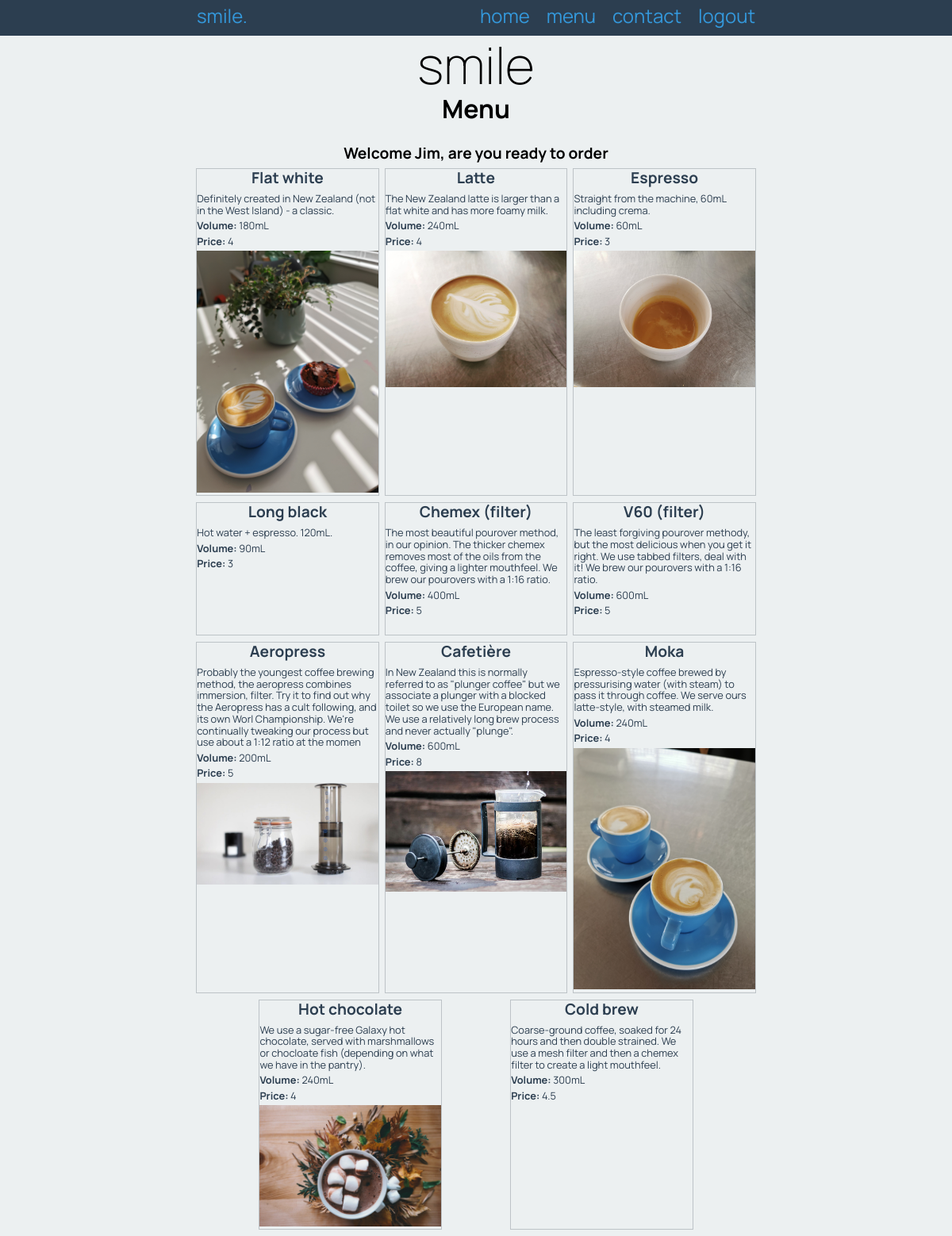
Page /menu (signed in) on the committed database.
### tables this page shows
CREATE TABLE product
(
	id integer
		constraint product_pk
			primary key autoincrement,
	name varchar(30),
	description varchar(300),
	volume char(6),
	image varchar(30),
	price decimal(4,2)
);

### app.py (the view)
@app.route('/menu')
def render_menu_page():
    con = create_connection(DATABASE)
    query = "SELECT name, description, volume, price, image FROM product"
    cur = con.cursor()  # creates a courser to write the query
    cur.execute(query)
    product_list = cur.fetchall()
    con.close()
    return render_template('menu.html', products=product_list, logged_in=is_logged_in())

### app.py (called while the page is built)
def create_connection(db_file):
    try:
        connection = sqlite3.connect(db_file)
        return connection
    except sqlite3.Error as e:
        print(e)
        return None

def is_logged_in():
    if session.get("email") is None:
        print("Not logged in")
        return False
    else:
        return True

### templates/menu.html
{% extends 'base.html' %}
{% block pageheading %}
Menu
{% endblock %}
{% block main %}
<br>
{% if logged_in %}
    <div><h3>Welcome {{ session["fname"] }}, are you ready to order</h3></div>
{% endif %}
<div class="products">
{% for product in products %}
    <div class="product-box">
    <h3>{{ product[0] }}</h3>
    <p> {{ product[1] }}</p>
    <p><strong>Volume: </strong>{{ product[2] }}</p>
    <p><strong>Price: </strong>{{ product[3] }}</p>
    <img src="/static/images/{{ product[4] }}.jpg" alt="">
    </div>
{% endfor %}
</div>
{% endblock %}

### static/smile.css (style rules this page uses)
* { font-family: 'Manrope', sans-serif; padding: 0; margin: 0; box-sizing: border-box; }
body { background-color: rgb(236, 240, 241); }
img { max-width: 100%; }
h3 { font-size: 1.2rem; text-align: center; margin: 0 0 0.5rem 0; }
.products { display: flex; flex-wrap: wrap; justify-content: space-evenly; }
.product-box { width: 32%; border: 1px solid rgba(189, 195, 199, 1.0); color: rgba(44, 62, 80, 1.0); margin-bottom: 0.5rem; }
.product-box h3 { font-size: 1.2rem; text-align: center; }
.product-box p { font-size: 0.8rem; margin-bottom: 0.3rem; }

### rows in the picture
product: name "Flat white", description "Definitely created in New Zealand (not in the West Island) - a classic.", volume "180mL", price "4", image (picture)
product: name "Latte", description "The New Zealand latte is larger than a flat white and has more foamy milk.", volume "240mL", price "4", image (picture)
product: name "Espresso", description "Straight from the machine, 60mL including crema.", volume "60mL", price "3", image (picture)
product: name "Long black", description "Hot water + espresso. 120mL.", volume "90mL", price "3"
product: name "Chemex (filter)", description "The most beautiful pourover method, in our opinion. The thicker chemex removes most of the oils from the coffee, giving a lighter mouthfeel. We brew our pourovers with a 1:16 ratio.", volume "400mL", price "5"
product: name "V60 (filter)", description "The least forgiving pourover methody, but the most delicious when you get it right. We use tabbed filters, deal with it! We brew our pourovers with a 1:16 ratio.", volume "600mL", price "5"
product: name "Aeropress", description "Probably the youngest coffee brewing method, the aeropress combines immersion, filter. Try it to find out why the Aeropress has a cult following, and its own Worl Championship. We're continually tweaking our process but use about a 1:12 ratio at the momen", volume "200mL", price "5", image (picture)
product: name "Cafetière", description "In New Zealand this is normally referred to as \"plunger coffee\" but we associate a plunger with a blocked toilet so we use the European name. We use a relatively long brew process and never actually \"plunge\".", volume "600mL", price "8", image (picture)
product: name "Moka", description "Espresso-style coffee brewed by pressurising water (with steam) to pass it through coffee. We serve ours latte-style, with steamed milk.", volume "240mL", price "4", image (picture)
product: name "Hot chocolate", description "We use a sugar-free Galaxy hot chocolate, served with marshmallows or chocloate fish (depending on what we have in the pantry).", volume "240mL", price "4", image (picture)
product: name "Cold brew", description "Coarse-ground coffee, soaked for 24 hours and then double strained. We use a mesh filter and then a chemex filter to create a light mouthfeel.", volume "300mL", price "4.5"

### other values in the picture
{{ session["fname"] }} "Jim"
